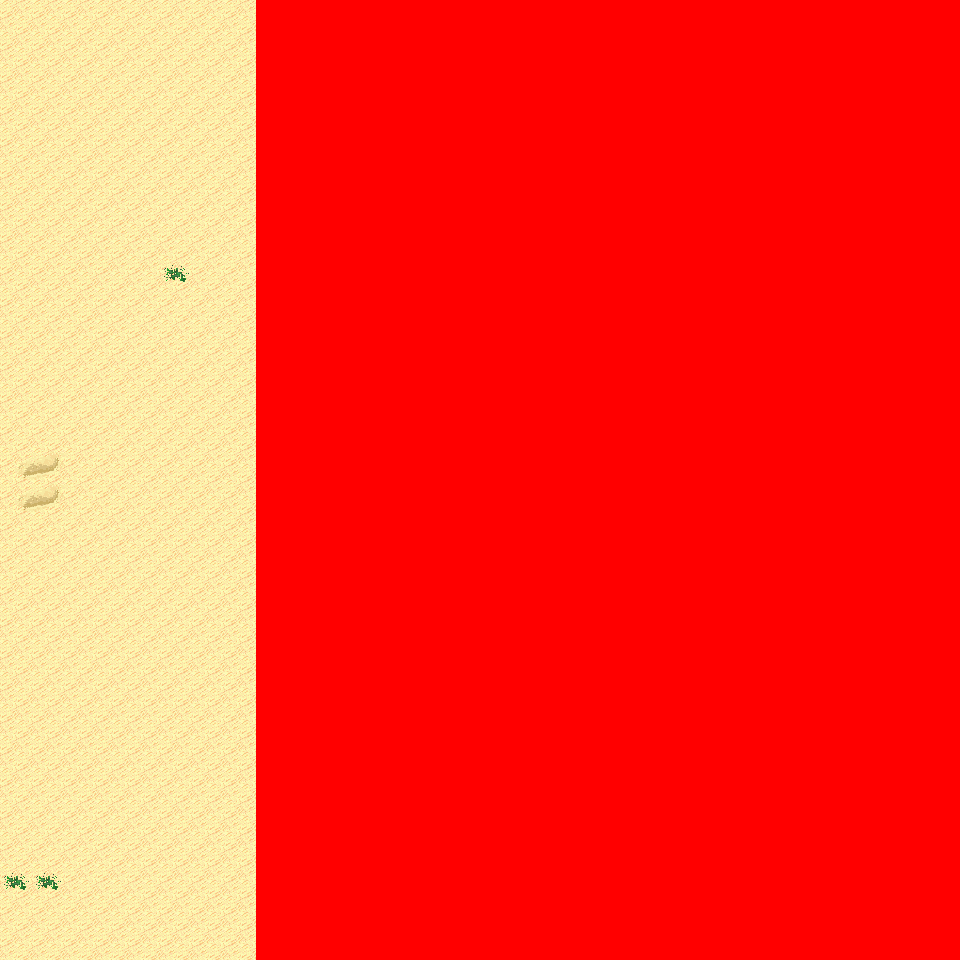

Rendered tile map (Tiled .tmx) drawn with the repository's tilesets; below, a short description and the map source with its tile grids summarised:
An orthogonal 30x30 tile map with 32x32 px tiles, 6 tile layers (Ground, Object, Object2, Above, ...), 6 tilesets and 2 objects (2x mapchange).

<map version="1.0" orientation="orthogonal" renderorder="right-down" width="30" height="30" tilewidth="32" tileheight="32" nextobjectid="3">
  <tileset firstgid="1" name="tileset_logic_collision" tilewidth="32" tileheight="32" tilecount="1" columns="1">
    <image source="../drawable/tileset_logic_collision.png" width="32" height="32" />
  </tileset>
  <tileset firstgid="2" name="tileset_terrain_desert" tilewidth="32" tileheight="32" tilecount="88" columns="8">
    <image source="../drawable/tileset_terrain_desert.png" width="256" height="352" />
  </tileset>
  <tileset firstgid="90" name="tileset_ground_sand_2" tilewidth="32" tileheight="32" tilecount="15" columns="5">
    <image source="../drawable/tileset_ground_sand_2.png" width="160" height="96" />
  </tileset>
  <tileset firstgid="105" name="tileset_plant_cactus_2" tilewidth="32" tileheight="32" tilecount="10" columns="5">
    <image source="../drawable/tileset_plant_cactus_2.png" width="160" height="64" />
  </tileset>
  <tileset firstgid="115" name="tileset_plant_round_cactuses" tilewidth="32" tileheight="32" tilecount="20" columns="10">
    <image source="../drawable/tileset_plant_round_cactuses.png" width="320" height="64" />
  </tileset>
  <tileset firstgid="135" name="tileset_plant_cactus" tilewidth="32" tileheight="32" tilecount="2" columns="1">
    <image source="../drawable/tileset_plant_cactus.png" width="32" height="64" />
  </tileset>
  <layer name="Ground" width="30" height="30">
    <data>[900 cells, 900 non-empty, 5 distinct tile ids]</data>
  </layer>
  <layer name="Object" width="30" height="30">
    <data>[900 cells, 26 non-empty, 10 distinct tile ids]</data>
  </layer>
  <layer name="Object2" width="30" height="30">
    <data>[900 cells, 0 non-empty, 0 distinct tile ids]</data>
  </layer>
  <layer name="Above" width="30" height="30">
    <data>[900 cells, 13 non-empty, 6 distinct tile ids]</data>
  </layer>
  <layer name="Above2" width="30" height="30">
    <data>[900 cells, 0 non-empty, 0 distinct tile ids]</data>
  </layer>
  <layer name="Walkable" width="30" height="30">
    <data>[900 cells, 660 non-empty, 1 distinct tile ids]</data>
  </layer>
  <objectgroup name="MapEvents">
    <object id="1" name="south" type="mapchange" x="0" y="928" width="256" height="32">
      <properties>
        <property name="map" value="0_ados_mountain_n2_w2_x3_y1" />
        <property name="place" value="north" />
      </properties>
    </object>
    <object id="2" name="west" type="mapchange" x="0" y="0" width="32" height="960">
      <properties>
        <property name="map" value="0_ados_mountain_n2_w2_x2_y0" />
        <property name="place" value="east" />
      </properties>
    </object>
  </objectgroup>
</map>
